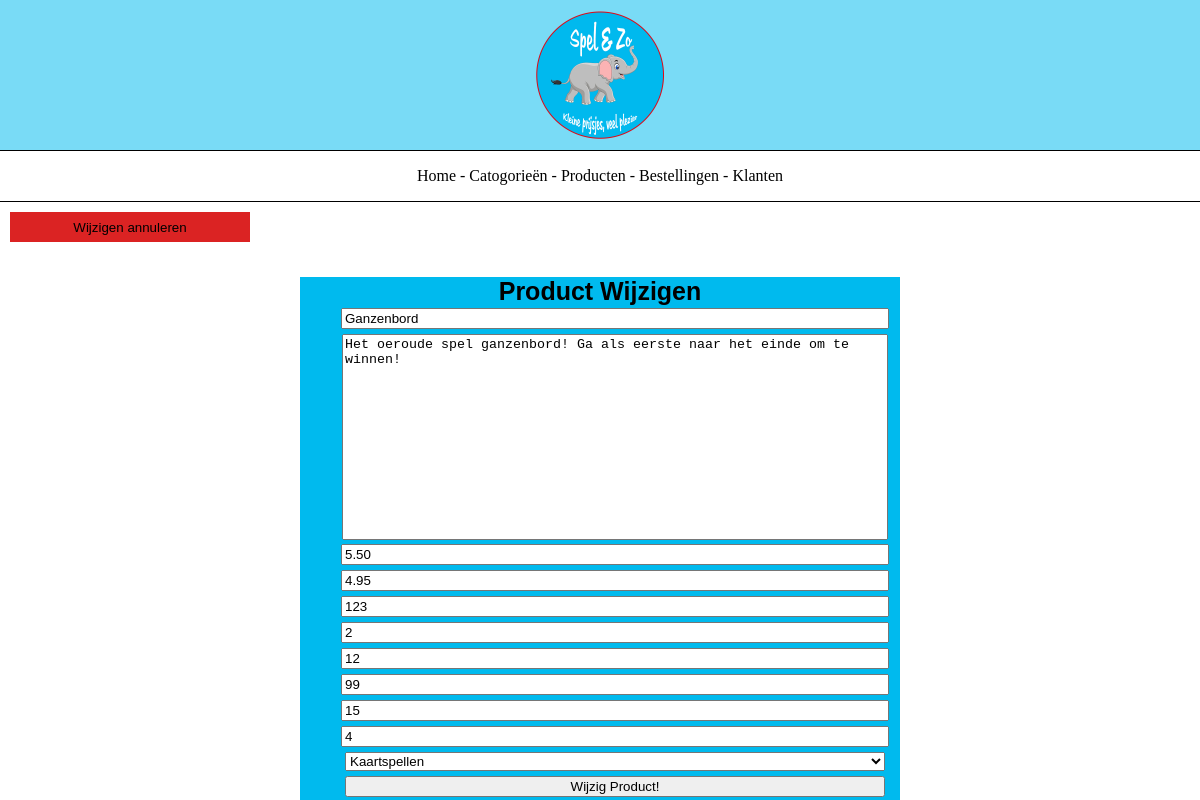
/admin/product-update.php?id=14, run on the app's committed database.
### tables this page shows
CREATE TABLE `product` (
  `id` int(11) NOT NULL,
  `name` varchar(255) NOT NULL,
  `description` text NOT NULL,
  `price` decimal(10,2) DEFAULT NULL,
  `sale` decimal(10,2) DEFAULT NULL,
  `weight` int(11) NOT NULL,
  `stock` int(11) NOT NULL,
  `minage` int(11) NOT NULL,
  `maxage` int(11) NOT NULL,
  `playtime` int(11) NOT NULL,
  `players` int(11) NOT NULL,
  `catogory_id` int(11) NOT NULL
);

### admin/product-update.php (the view, shortened to what this page needs)
<?php
if(isset($_GET['id'])){
    $updateid=$_GET['id'];
}else{
    header("Location: product.php");
}
require_once("assets/config/connect.php");
$query3 = "SELECT * FROM product WHERE id=$updateid";
if($result3 = $conn->query($query3)){
    while($rowresult = $result3->fetch_assoc()){
        $getnaam = $rowresult['name'];
        $getbescrijving = $rowresult['description'];
        $getprijs = $rowresult['price'];
        $getactie = $rowresult['sale'];
        $getgewicht = $rowresult['weight'];
        $getaantal = $rowresult['stock'];
        $getmin = $rowresult['minage'];
        $getmax = $rowresult['maxage'];
        $gettijd = $rowresult['playtime'];
        $getspelers = $rowresult['players'];
    }
}
?>
<!DOCTYPE html>
<html lang="en">
<head>
    <link rel="stylesheet" href="assets/css/adminstyle.css">
    <link rel="stylesheet" href="assets/css/adminresponsive.css">
    <link rel="stylesheet" href="https://use.typekit.net/mdn4bzp.css">
</head>
<body>
    <header>
        <img src="../assets/img/logo.png" alt="Logo">
    </header>
    <nav>
        <a href="admin.php">Home</a> -
        <a href="catogorie.php">Catogorieën</a> -
        <a href="product.php">Producten</a> -
        <a href="bestellingen.php">Bestellingen</a> -
        <a href="klanten.php">Klanten</a>
    </nav>
    <div class="acties">
        <a href="product.php"><button class="button red">Wijzigen annuleren</button></a>
    </div>
    <div class="formdiv">
        <form method="POST">
            <h4>Product Wijzigen</h4>
            <input type="text" name="naam" placeholder="Product-Naam" value="<?php echo $getnaam ?>" required><br>
            <textarea class="bigger" name="beschrijving" placeholder="Product-Beschrijving" required><?php echo $getbescrijving ?></textarea><br>
            <input type="number" step=0.01 name="prijs" placeholder="prijs" min=0 value="<?php echo $getprijs ?>" required><br>
            <input type="number" step=0.01 name="actieprijs" placeholder="actieprijs" value="<?php echo $getactie ?>" min=0><br>
            <input type="number" step=1 name="gewicht" placeholder="Gewicht (in gram)" min=0 value="<?php echo $getgewicht ?>"required><br>
            <input type="number" step=1 name="aantal" placeholder="Aantal op vooraad" min=0 value="<?php echo $getaantal ?>" required><br>
            <input type="number" step=1 name="minleeftijd" placeholder="Minimale leeftijd" min=0 value="<?php echo $getmin ?>" required><br>
            <input type="number" step=1 name="maxleeftijd" placeholder="Maximale leeftijd" min=0 value="<?php echo $getmax ?>" required><br>
            <input type="number" step=1 name="duur" placeholder="Speelduur" min=0 value="<?php echo $gettijd ?>" required><br>
            <input type="number" step=1 name="spelers" placeholder="Aantal spelers" value="<?php echo $getspelers ?>" min=1 required>
            <select name="cat">
                <?php
                require_once("assets/config/connect.php");
                $query2 = "SELECT id, name FROM `catogory`";
                if($result = $conn->query($query2)){
                    while($row = $result->fetch_assoc()){
                        if($row['id'] == $updateid){
                            echo "<option value='".$row['id']." '>".$row['name']."</option>";
                        }else{
                            echo "<option selected='selected' value='".$row['id']." '>".$row['name']."</option>";
                        }
                    }
                }
                ?>
            </select>
            <input type="submit" name="submit" value="Wijzig Product!"><br>
        </form>
    </div>
</body>

### admin/assets/css/adminstyle.css (style rules this page uses)
body { margin: 0; padding: 0; }
header { width: 100%; background-color: #00baee86; height: 150px; color: white; font-family: ff-duper-web-pro, sans-serif; font-size: 25px; line-height: 100px; text-align: center; border-bottom: 1px solid black; }
header img { width: 150px; height: 150px; }
nav { width: 100%; height: 50px; border-bottom: 1px solid black; text-align: center; }
nav a { text-decoration: none; display: inline-block; color: black; line-height: 50px; }
.acties { width: 100%; height: 50px; }
.acties .button { float: left; margin-left: 10px; height: 30px; margin-top: 10px; width: 20%; }
.acties a { text-decoration: none; color: black; }
.acties .red { background-color: rgb(219, 35, 35); border: 1px solid rgb(219, 35, 35); }
.formdiv { width: 50%; margin-left: 25%; margin-top: 25px; height: auto; background-color: #00baee; text-align: center; }
form { width: 100%; }
form h4 { color: black; font-family: ff-duper-web-pro, sans-serif; font-size: 25px; margin: 2px; }
form input { width: 90%; margin-left: 5%; margin-bottom: 5px; clear: both; }
form textarea { width: 90%; margin-left: 5%; height: 50px; resize: none; }
.bigger { height: 200px; }
select { width: 90%; margin-bottom: 5px; margin-left: 5%; }

### data on the page
product: naam "Ganzenbord", beschrijving "Het oeroude spel ganzenbord! Ga als eerste naar het einde om te winnen!", prijs "5.50", actieprijs "4.95", gewicht "123", aantal "2", minleeftijd "12", maxleeftijd "99", duur "15", spelers "4"

### other printed values
form field cat "Kaartspellen"
